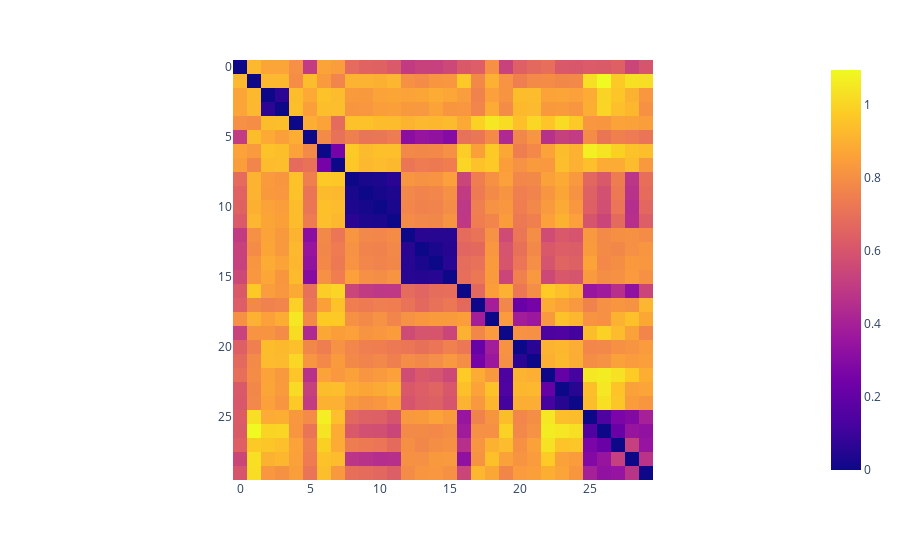

This figure's notebook cell:
### Code cell
import plotly.express as px
fig = px.imshow(dm)
fig.show()

### Figure 1 — Plotly figure (JSON) as saved in the notebook; plotly's stock layout.template omitted (floating-point values rounded to 4 significant figures; data arrays with more than 128 entries replaced by an {"elided": "..."} marker saying what was removed)
{"data": [{"coloraxis": "coloraxis", "hovertemplate": "x: %{x}<br>y: %{y}<br>color: %{z}<extra></extra>", "name": "0", "type": "heatmap", "xaxis": "x", "yaxis": "y", "z": {"elided": "30x30 float values"}}], "layout": {"coloraxis": {"colorscale": [[0, "#0d0887"], [0.1111, "#46039f"], [0.2222, "#7201a8"], [0.3333, "#9c179e"], [0.4444, "#bd3786"], [0.5556, "#d8576b"], [0.6667, "#ed7953"], [0.7778, "#fb9f3a"], [0.8889, "#fdca26"], [1, "#f0f921"]]}, "margin": {"t": 60}, "xaxis": {"anchor": "y", "constrain": "domain", "domain": [0, 1], "scaleanchor": "y"}, "yaxis": {"anchor": "x", "autorange": "reversed", "constrain": "domain", "domain": [0, 1]}}}
